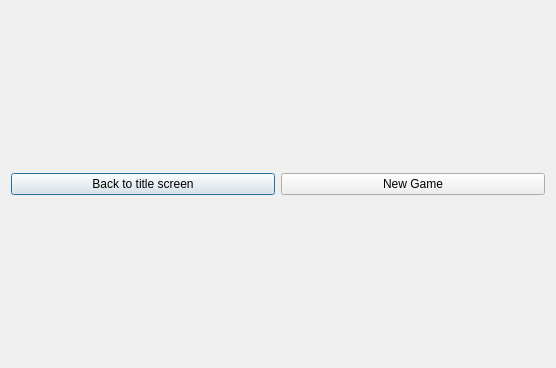
<?xml version="1.0" encoding="UTF-8"?>
<ui version="4.0">
 <class>TicTacToeGame</class>
 <widget class="QDialog" name="TicTacToeGame">
  <property name="windowModality">
   <enum>Qt::WindowModal</enum>
  </property>
  <property name="geometry">
   <rect>
    <x>0</x>
    <y>0</y>
    <width>556</width>
    <height>368</height>
   </rect>
  </property>
  <property name="sizePolicy">
   <sizepolicy hsizetype="Preferred" vsizetype="Preferred">
    <horstretch>0</horstretch>
    <verstretch>0</verstretch>
   </sizepolicy>
  </property>
  <property name="minimumSize">
   <size>
    <width>0</width>
    <height>0</height>
   </size>
  </property>
  <property name="maximumSize">
   <size>
    <width>16777215</width>
    <height>16777215</height>
   </size>
  </property>
  <property name="windowTitle">
   <string>Tic Tac Toe</string>
  </property>
  <property name="styleSheet">
   <string notr="true">QPushButton[cell=true]{
font: 50px &quot;Verdana&quot;;
min-height: 100px;
max-height: 100px;
min-width: 100px;
max-width: 100px;
}
</string>
  </property>
  <layout class="QVBoxLayout" name="verticalLayout_2">
   <item>
    <layout class="QHBoxLayout" name="horizontalLayout">
     <item>
      <layout class="QVBoxLayout" name="verticalLayout">
       <item>
        <layout class="QGridLayout" name="gridBoard">
         <property name="spacing">
          <number>0</number>
         </property>
        </layout>
       </item>
       <item>
        <layout class="QHBoxLayout" name="horizontalLayout_2">
         <item>
          <widget class="QPushButton" name="back">
           <property name="text">
            <string>Back to title screen</string>
           </property>
          </widget>
         </item>
         <item>
          <widget class="QPushButton" name="reset">
           <property name="text">
            <string>New Game</string>
           </property>
          </widget>
         </item>
        </layout>
       </item>
      </layout>
     </item>
    </layout>
   </item>
  </layout>
 </widget>
 <layoutdefault spacing="6" margin="11"/>
 <resources/>
 <connections/>
</ui>
